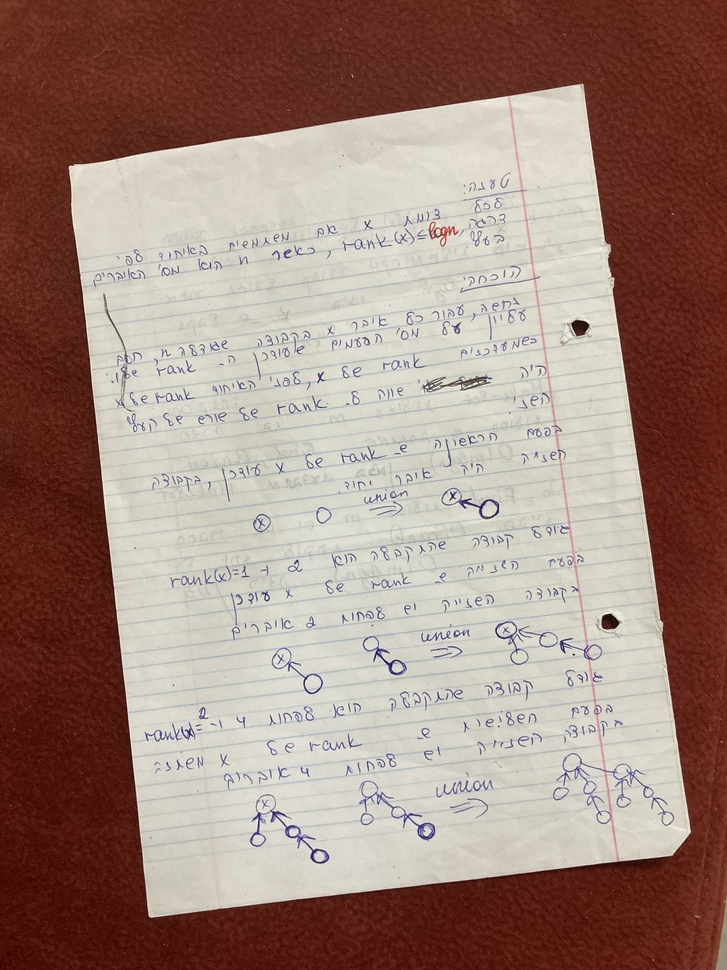
#> input picture images/input/img.jpg, 727 x 970 px, shrunk from 3024 x 4032 before the run
$ python Scanner.py images/input/img.jpg out.png
#> lines starting #> are read from the running program, lines starting #| are printed output that depends on the picture; after the words box and inside, x2 and y2 are one past the last pixel; in counts of white or black regions, pixels touching at a corner belong together
import numpy as np
import matplotlib.pyplot as plt
import cv2
import sys


def read(img):
    imgColor = cv2.imread(img, cv2.IMREAD_COLOR)
    return imgColor

def threshold(img):
    grayImage = cv2.cvtColor(img, cv2.COLOR_BGR2GRAY)
    (thresh, blackAndWhiteImage) = cv2.threshold(grayImage, 0, 255, cv2.THRESH_BINARY | cv2.THRESH_OTSU)
    return blackAndWhiteImage

def getContours(img):
    #get the num of the max contours
    (cnts, _) = cv2.findContours(threshold(img), cv2.RETR_EXTERNAL, cv2.CHAIN_APPROX_SIMPLE)
    maxArea = cv2.contourArea(cnts[0])
    for i in range(len(cnts)):
        area = cv2.contourArea(cnts[i])
        perimeter = cv2.arcLength(cnts[i], True)
        #print("Countour #", i, ": perimeter =", perimeter, " area =", area)
        if(area > maxArea):
            maxArea = area
            count = i
    return count


def findContours(img):
    # copy image
    imgCopy = img.copy()

    # find contours
    (cnts, _) = cv2.findContours(threshold(img), cv2.RETR_EXTERNAL, cv2.CHAIN_APPROX_SIMPLE)
    count = getContours(img)

    # get the approximation of the contours and angular points of the rectangle
    approx = cv2.approxPolyDP(cnts[count], 0.1 * cv2.arcLength(cnts[count], True), True)
    print(approx[0])

    # put 4 points on the rectangle
    imagePoints = cv2.drawContours(imgCopy, [approx], -1, (0, 255, 0), 25)
    #print(imagePoints[0])

    # get emplacement of the 4 points image
    pt_A = approx[0]
    pt_B = approx[1]
    pt_C = approx[2]
    pt_D = approx[3]
    print(pt_A, pt_B, pt_C, pt_D)

    # draw the contours
    cv2.drawContours(imagePoints, approx, -1, (255, 0, 0), 60)

    # get height and width of the rectangle
    (x, y, w, h) = cv2.boundingRect(cnts[count])
    print("width : {}".format(w))
    print("height : {}".format(h))

    # specify the input point and output point image
    input_pts = np.float32([pt_A, pt_B, pt_C, pt_D])
    output_pts = np.float32([[0, 0],
                             [0, h - 1],
                             [w - 1, h - 1],
                             [w - 1, 0]])

    # Compute the perspective transform M
    M = cv2.getPerspectiveTransform(input_pts, output_pts)

    #apply th computiong to the entire image
    out = cv2.warpPerspective(imgCopy, M, (w, h), flags=cv2.INTER_LINEAR)


    #imgContours = cv2.drawContours(imagePoints, cnts, count, (255, 0, 0), 25)
    return out


def main():
    input = cv2.imread(sys.argv[1])
#> input is the input picture: shape (970, 727, 3); mean B, G, R 124, 134.1, 159.5
    #plt.imshow(input)
    #plt.show()
    output = sys.argv[2]
    imgThreshold = threshold(input)
#> in threshold, `grayImage = cv2.cvtColor(img, cv2.COLOR_BGR2GRAY)`:
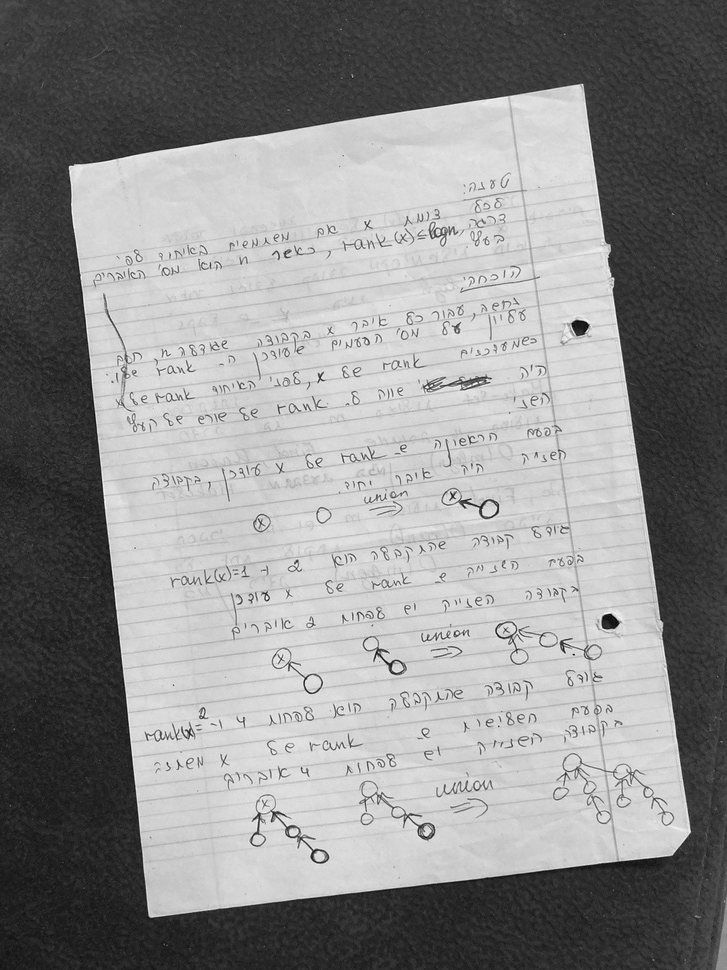
#> grayImage: shape (970, 727); min 4, max 254, mean 140.5
#> in threshold, `(thresh, blackAndWhiteImage) = cv2.threshold(grayImage, 0, 255, cv2.TH..`:
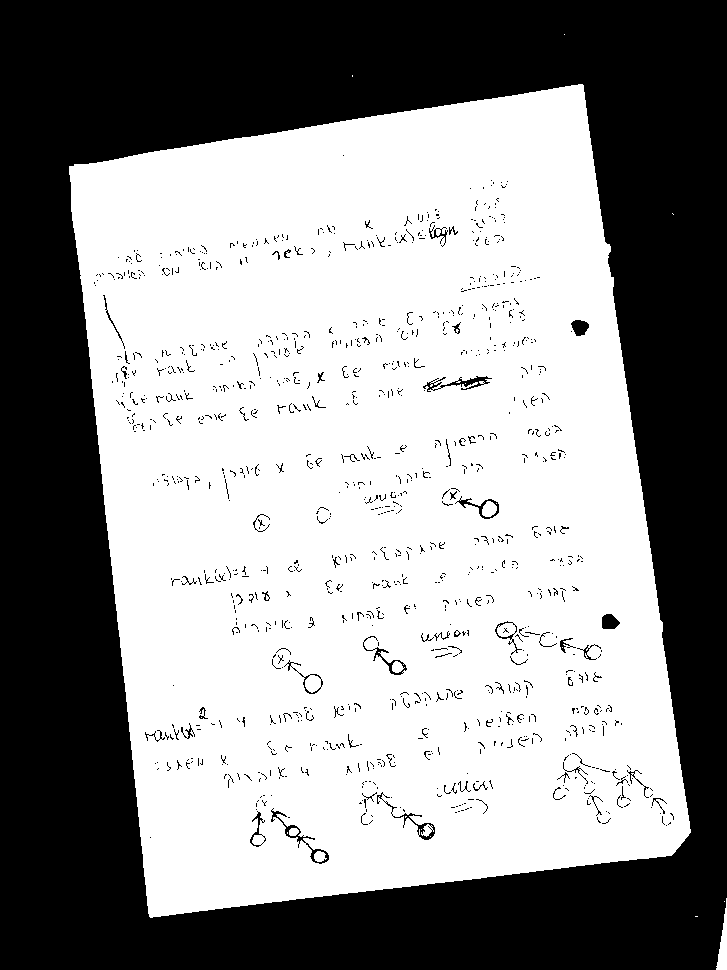
#> blackAndWhiteImage: shape (970, 727); 56.8% white; 1086 black regions (1005 under 20 px)
#> in threshold, `(thresh, blackAndWhiteImage) = cv2.threshold(grayImage, 0, 255, cv2.TH..`: thresh = 129
    imgContours = findContours(input)
#> in findContours, `(cnts, _) = cv2.findContours(threshold(img), cv2.RETR_EXTERNAL, cv2.CH..`: cnts = 7 contours, 5 with area under 20; largest, box (x1, y1, x2, y2) and area: (69, 84, 691, 918) 408430, (716, 898, 727, 970) 310
#> in getContours, `maxArea = cv2.contourArea(cnts[0])`: maxArea = 0
#> the loop in getContours, `for i in range(len(cnts)):` made 7 passes
#> (area, perimeter, maxArea, count) on passes 3, 5: (310, 157, 310, 2), (408430.5, 2710.5, 408430.5, 4)
#> after the loop in getContours, `for i in range(len(cnts)):`: count = 4; maxArea = 408430.5
#> in findContours, `count = getContours(img)`: count = 4
#> in findContours, `approx = cv2.approxPolyDP(cnts[count], 0.1 * cv2.arcLength(cnts[count]..`: approx = [[582, 84], [69, 166], [150, 917], [690, 832]]
#| [[582  84]]
#> in findContours, `imagePoints = cv2.drawContours(imgCopy, [approx], -1, (0, 255, 0), 25)`:
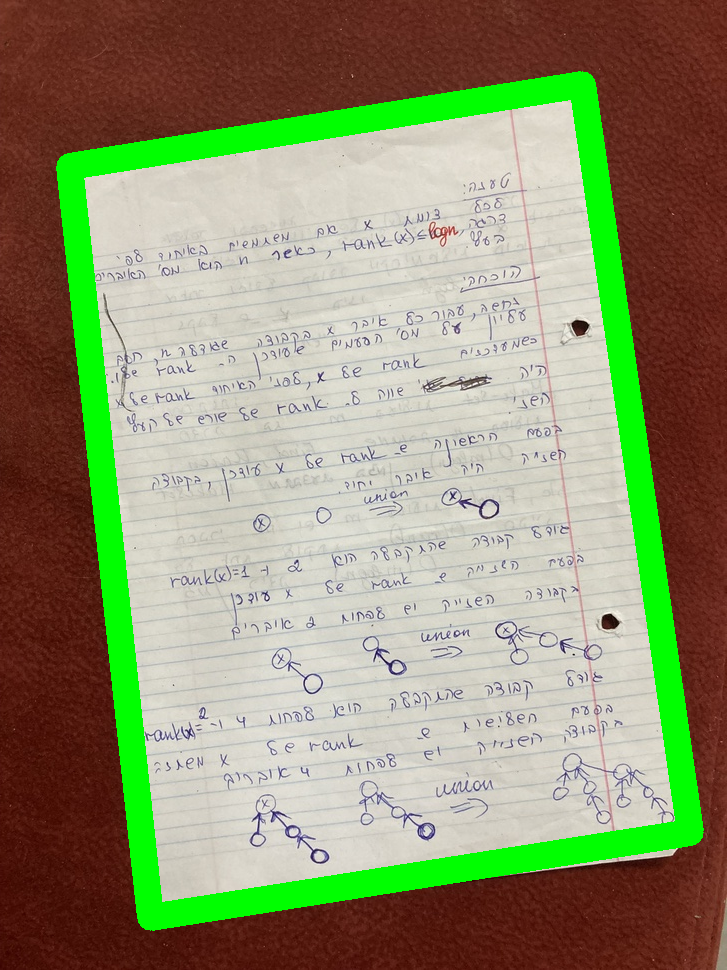
#> imagePoints: shape (970, 727, 3); mean B, G, R 111.6, 145.6, 143.6
#> in findContours, `pt_A = approx[0]`: pt_A = [[582, 84]]
#> in findContours, `pt_B = approx[1]`: pt_B = [[69, 166]]
#> in findContours, `pt_C = approx[2]`: pt_C = [[150, 917]]
#> in findContours, `pt_D = approx[3]`: pt_D = [[690, 832]]
#| [[582  84]] [[ 69 166]] [[150 917]] [[690 832]]
#> in findContours, `cv2.drawContours(imagePoints, approx, -1, (255, 0, 0), 60)`:
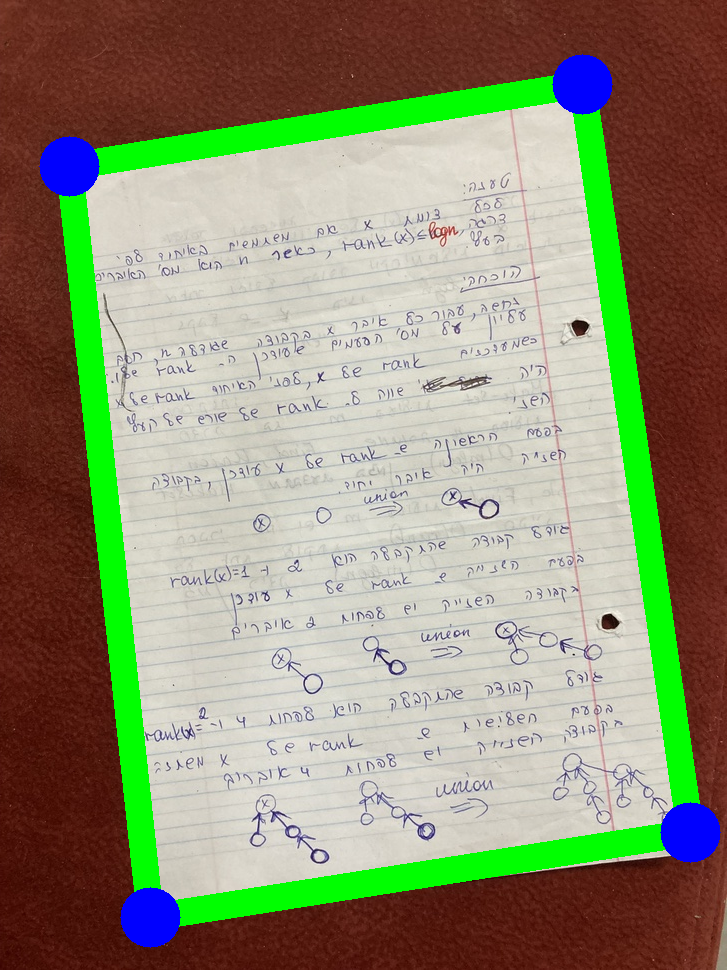
#> imagePoints: shape (970, 727, 3); 1.6% of pixels changed, all inside (x1, y1, x2, y2) = (39, 54, 721, 948)
#> in findContours, `(x, y, w, h) = cv2.boundingRect(cnts[count])`: x = 69; y = 84; w = 622; h = 834
#| width : 622
#| height : 834
#> in findContours, `input_pts = np.float32([pt_A, pt_B, pt_C, pt_D])`: input_pts = [[582, 84], [69, 166], [150, 917], [690, 832]]
#> in findContours, `output_pts = np.float32([[0, 0], [0, h - 1], [w - 1, h - 1], [w - 1, 0..`: output_pts = [[0, 0], [0, 833], [621, 833], [621, 0]]
#> in findContours, `M = cv2.getPerspectiveTransform(input_pts, output_pts)`: M = [[0.138, 0.866, -153.3], [-1.61, 0.232, 915.7], [1.42e-05, 6.89e-05, 1]]
#> in findContours, `out = cv2.warpPerspective(imgCopy, M, (w, h), flags=cv2.INTER_LINEAR)`:
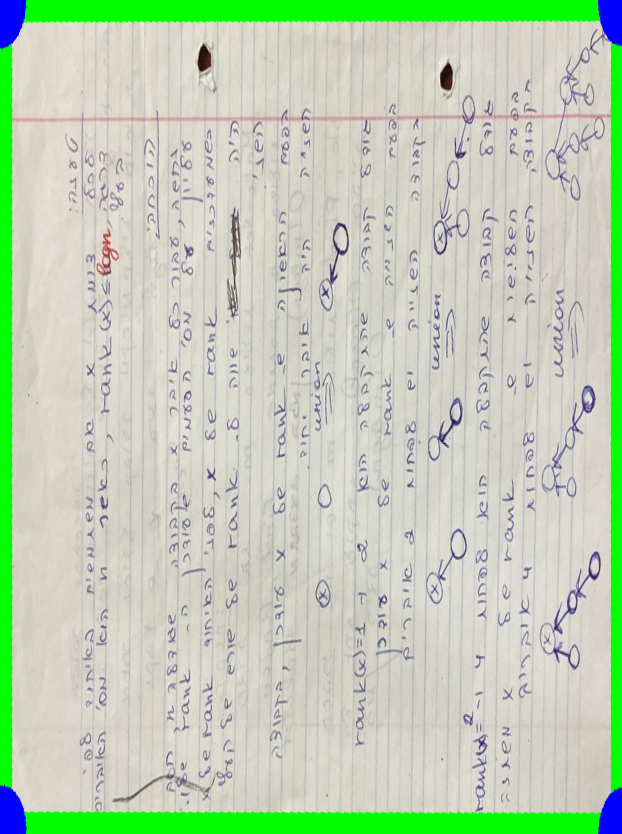
#> out: shape (834, 622, 3); mean B, G, R 181.6, 208.5, 190.4
    cv2.imwrite("images/output/imgThreshold.png", imgThreshold)

    cv2.imwrite("images/output/imgContours.png", imgContours)
    cv2.imwrite(output, imgContours)


if __name__ == '__main__':
    main()

# See PyCharm help at https://www.jetbrains.com/help/pycharm/
